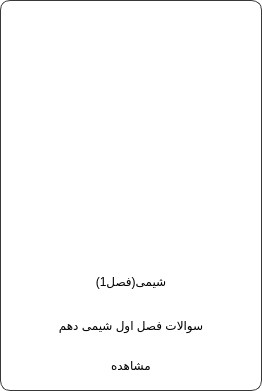
<?xml version="1.0" encoding="UTF-8"?>
<ui version="4.0">
 <class>cardFrame</class>
 <widget class="QFrame" name="cardFrame">
  <property name="geometry">
   <rect>
    <x>0</x>
    <y>0</y>
    <width>262</width>
    <height>391</height>
   </rect>
  </property>
  <property name="minimumSize">
   <size>
    <width>262</width>
    <height>260</height>
   </size>
  </property>
  <property name="windowTitle">
   <string>Frame</string>
  </property>
  <property name="styleSheet">
   <string notr="true">QFrame#cardFrame{
background-color:#ffffff;
border-radius:10px;
border:1px solid #383838;
}</string>
  </property>
  <layout class="QVBoxLayout" name="verticalLayout">
   <property name="leftMargin">
    <number>5</number>
   </property>
   <property name="topMargin">
    <number>5</number>
   </property>
   <property name="rightMargin">
    <number>5</number>
   </property>
   <property name="bottomMargin">
    <number>10</number>
   </property>
   <item>
    <widget class="QLabel" name="imageLabel">
     <property name="minimumSize">
      <size>
       <width>250</width>
       <height>250</height>
      </size>
     </property>
     <property name="styleSheet">
      <string notr="true"/>
     </property>
     <property name="text">
      <string/>
     </property>
    </widget>
   </item>
   <item>
    <layout class="QHBoxLayout" name="horizontalLayout">
     <property name="spacing">
      <number>0</number>
     </property>
     <item>
      <widget class="QLabel" name="cardTitle">
       <property name="minimumSize">
        <size>
         <width>160</width>
         <height>30</height>
        </size>
       </property>
       <property name="styleSheet">
        <string notr="true"/>
       </property>
       <property name="text">
        <string>شیمی(فصل1)</string>
       </property>
       <property name="alignment">
        <set>Qt::AlignCenter</set>
       </property>
      </widget>
     </item>
    </layout>
   </item>
   <item>
    <widget class="QLabel" name="cardShortDes">
     <property name="minimumSize">
      <size>
       <width>210</width>
       <height>30</height>
      </size>
     </property>
     <property name="styleSheet">
      <string notr="true"/>
     </property>
     <property name="text">
      <string>سوالات فصل اول شیمی دهم</string>
     </property>
     <property name="alignment">
      <set>Qt::AlignCenter</set>
     </property>
    </widget>
   </item>
   <item>
    <widget class="QPushButton" name="showMoreButton">
     <property name="minimumSize">
      <size>
       <width>210</width>
       <height>30</height>
      </size>
     </property>
     <property name="styleSheet">
      <string notr="true">border:none;
background-color:#ffffff;
border-radius:5px;</string>
     </property>
     <property name="text">
      <string>مشاهده</string>
     </property>
    </widget>
   </item>
  </layout>
 </widget>
 <resources/>
 <connections/>
</ui>
